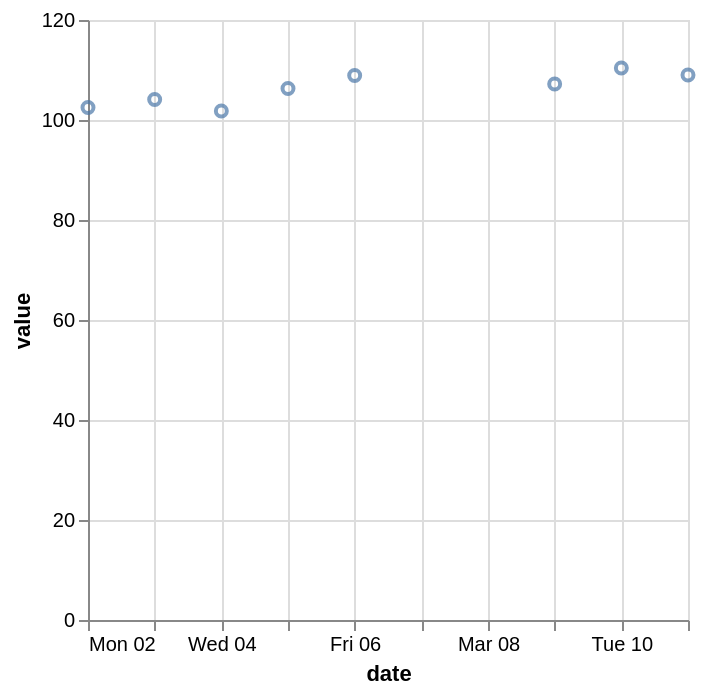

Source (Vega-Lite JSON):
### Vega-Lite specification from a JSON file in a GitHub repository (floating-point values rounded to 4 significant figures)
{"$schema": "https://vega.github.io/schema/vega-lite/v6.json", "data": {"values": [{"date": "2026-03-02", "value": 102.5}, {"date": "2026-03-03", "value": 104.1}, {"date": "2026-03-04", "value": 101.8}, {"date": "2026-03-05", "value": 106.3}, {"date": "2026-03-06", "value": 108.9}, {"date": "2026-03-09", "value": 107.2}, {"date": "2026-03-10", "value": 110.4}, {"date": "2026-03-11", "value": 109.0}]}, "description": "Explicit utc time scale.", "encoding": {"x": {"field": "date", "scale": {"type": "utc"}, "type": "temporal"}, "y": {"field": "value", "type": "quantitative"}}, "mark": "point", "usermeta": {"easel": {"standin_ratio": 0.0304, "threshold": 0.06}}}
